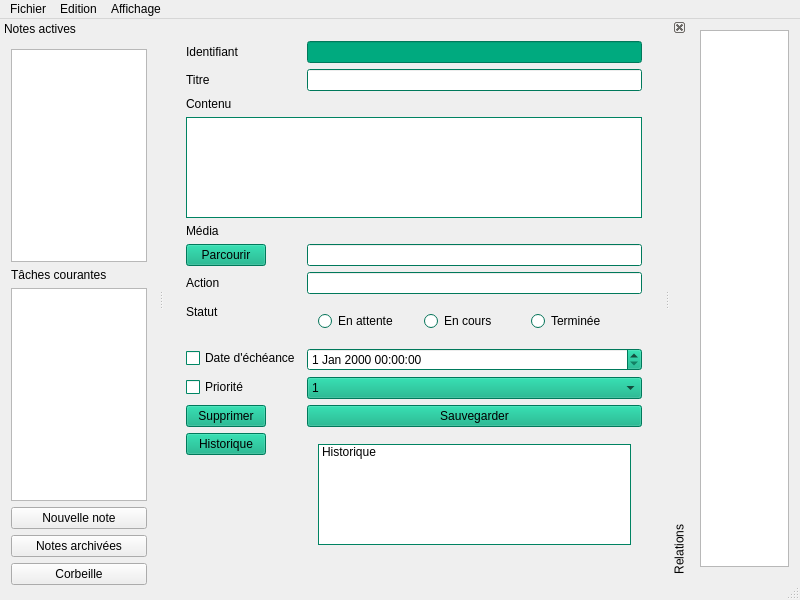
<?xml version="1.0" encoding="UTF-8"?>
<ui version="4.0">
 <class>MainWindow</class>
 <widget class="QMainWindow" name="MainWindow">
  <property name="geometry">
   <rect>
    <x>0</x>
    <y>0</y>
    <width>800</width>
    <height>600</height>
   </rect>
  </property>
  <property name="minimumSize">
   <size>
    <width>800</width>
    <height>600</height>
   </size>
  </property>
  <property name="windowTitle">
   <string>MainWindow</string>
  </property>
  <property name="unifiedTitleAndToolBarOnMac">
   <bool>false</bool>
  </property>
  <widget class="QWidget" name="centralWidget">
   <property name="minimumSize">
    <size>
     <width>500</width>
     <height>558</height>
    </size>
   </property>
   <layout class="QVBoxLayout" name="verticalLayout_3">
    <item>
     <widget class="QWidget" name="visualisation" native="true">
      <property name="palette">
       <palette>
        <active>
         <colorrole role="WindowText">
          <brush brushstyle="SolidPattern">
           <color alpha="255">
            <red>0</red>
            <green>0</green>
            <blue>0</blue>
           </color>
          </brush>
         </colorrole>
         <colorrole role="Button">
          <brush brushstyle="SolidPattern">
           <color alpha="255">
            <red>0</red>
            <green>170</green>
            <blue>127</blue>
           </color>
          </brush>
         </colorrole>
         <colorrole role="Light">
          <brush brushstyle="SolidPattern">
           <color alpha="255">
            <red>0</red>
            <green>255</green>
            <blue>191</blue>
           </color>
          </brush>
         </colorrole>
         <colorrole role="Midlight">
          <brush brushstyle="SolidPattern">
           <color alpha="255">
            <red>0</red>
            <green>212</green>
            <blue>159</blue>
           </color>
          </brush>
         </colorrole>
         <colorrole role="Dark">
          <brush brushstyle="SolidPattern">
           <color alpha="255">
            <red>0</red>
            <green>85</green>
            <blue>63</blue>
           </color>
          </brush>
         </colorrole>
         <colorrole role="Mid">
          <brush brushstyle="SolidPattern">
           <color alpha="255">
            <red>0</red>
            <green>113</green>
            <blue>84</blue>
           </color>
          </brush>
         </colorrole>
         <colorrole role="Text">
          <brush brushstyle="SolidPattern">
           <color alpha="255">
            <red>0</red>
            <green>0</green>
            <blue>0</blue>
           </color>
          </brush>
         </colorrole>
         <colorrole role="BrightText">
          <brush brushstyle="SolidPattern">
           <color alpha="255">
            <red>255</red>
            <green>255</green>
            <blue>255</blue>
           </color>
          </brush>
         </colorrole>
         <colorrole role="ButtonText">
          <brush brushstyle="SolidPattern">
           <color alpha="255">
            <red>0</red>
            <green>0</green>
            <blue>0</blue>
           </color>
          </brush>
         </colorrole>
         <colorrole role="Base">
          <brush brushstyle="SolidPattern">
           <color alpha="255">
            <red>255</red>
            <green>255</green>
            <blue>255</blue>
           </color>
          </brush>
         </colorrole>
         <colorrole role="Window">
          <brush brushstyle="SolidPattern">
           <color alpha="255">
            <red>0</red>
            <green>170</green>
            <blue>127</blue>
           </color>
          </brush>
         </colorrole>
         <colorrole role="Shadow">
          <brush brushstyle="SolidPattern">
           <color alpha="255">
            <red>0</red>
            <green>0</green>
            <blue>0</blue>
           </color>
          </brush>
         </colorrole>
         <colorrole role="AlternateBase">
          <brush brushstyle="SolidPattern">
           <color alpha="255">
            <red>127</red>
            <green>212</green>
            <blue>191</blue>
           </color>
          </brush>
         </colorrole>
         <colorrole role="ToolTipBase">
          <brush brushstyle="SolidPattern">
           <color alpha="255">
            <red>255</red>
            <green>255</green>
            <blue>220</blue>
           </color>
          </brush>
         </colorrole>
         <colorrole role="ToolTipText">
          <brush brushstyle="SolidPattern">
           <color alpha="255">
            <red>0</red>
            <green>0</green>
            <blue>0</blue>
           </color>
          </brush>
         </colorrole>
        </active>
        <inactive>
         <colorrole role="WindowText">
          <brush brushstyle="SolidPattern">
           <color alpha="255">
            <red>0</red>
            <green>0</green>
            <blue>0</blue>
           </color>
          </brush>
         </colorrole>
         <colorrole role="Button">
          <brush brushstyle="SolidPattern">
           <color alpha="255">
            <red>0</red>
            <green>170</green>
            <blue>127</blue>
           </color>
          </brush>
         </colorrole>
         <colorrole role="Light">
          <brush brushstyle="SolidPattern">
           <color alpha="255">
            <red>0</red>
            <green>255</green>
            <blue>191</blue>
           </color>
          </brush>
         </colorrole>
         <colorrole role="Midlight">
          <brush brushstyle="SolidPattern">
           <color alpha="255">
            <red>0</red>
            <green>212</green>
            <blue>159</blue>
           </color>
          </brush>
         </colorrole>
         <colorrole role="Dark">
          <brush brushstyle="SolidPattern">
           <color alpha="255">
            <red>0</red>
            <green>85</green>
            <blue>63</blue>
           </color>
          </brush>
         </colorrole>
         <colorrole role="Mid">
          <brush brushstyle="SolidPattern">
           <color alpha="255">
            <red>0</red>
            <green>113</green>
            <blue>84</blue>
           </color>
          </brush>
         </colorrole>
         <colorrole role="Text">
          <brush brushstyle="SolidPattern">
           <color alpha="255">
            <red>0</red>
            <green>0</green>
            <blue>0</blue>
           </color>
          </brush>
         </colorrole>
         <colorrole role="BrightText">
          <brush brushstyle="SolidPattern">
           <color alpha="255">
            <red>255</red>
            <green>255</green>
            <blue>255</blue>
           </color>
          </brush>
         </colorrole>
         <colorrole role="ButtonText">
          <brush brushstyle="SolidPattern">
           <color alpha="255">
            <red>0</red>
            <green>0</green>
            <blue>0</blue>
           </color>
          </brush>
         </colorrole>
         <colorrole role="Base">
          <brush brushstyle="SolidPattern">
           <color alpha="255">
            <red>255</red>
            <green>255</green>
            <blue>255</blue>
           </color>
          </brush>
         </colorrole>
         <colorrole role="Window">
          <brush brushstyle="SolidPattern">
           <color alpha="255">
            <red>0</red>
            <green>170</green>
            <blue>127</blue>
           </color>
          </brush>
         </colorrole>
         <colorrole role="Shadow">
          <brush brushstyle="SolidPattern">
           <color alpha="255">
            <red>0</red>
            <green>0</green>
            <blue>0</blue>
           </color>
          </brush>
         </colorrole>
         <colorrole role="AlternateBase">
          <brush brushstyle="SolidPattern">
           <color alpha="255">
            <red>127</red>
            <green>212</green>
            <blue>191</blue>
           </color>
          </brush>
         </colorrole>
         <colorrole role="ToolTipBase">
          <brush brushstyle="SolidPattern">
           <color alpha="255">
            <red>255</red>
            <green>255</green>
            <blue>220</blue>
           </color>
          </brush>
         </colorrole>
         <colorrole role="ToolTipText">
          <brush brushstyle="SolidPattern">
           <color alpha="255">
            <red>0</red>
            <green>0</green>
            <blue>0</blue>
           </color>
          </brush>
         </colorrole>
        </inactive>
        <disabled>
         <colorrole role="WindowText">
          <brush brushstyle="SolidPattern">
           <color alpha="255">
            <red>0</red>
            <green>85</green>
            <blue>63</blue>
           </color>
          </brush>
         </colorrole>
         <colorrole role="Button">
          <brush brushstyle="SolidPattern">
           <color alpha="255">
            <red>0</red>
            <green>170</green>
            <blue>127</blue>
           </color>
          </brush>
         </colorrole>
         <colorrole role="Light">
          <brush brushstyle="SolidPattern">
           <color alpha="255">
            <red>0</red>
            <green>255</green>
            <blue>191</blue>
           </color>
          </brush>
         </colorrole>
         <colorrole role="Midlight">
          <brush brushstyle="SolidPattern">
           <color alpha="255">
            <red>0</red>
            <green>212</green>
            <blue>159</blue>
           </color>
          </brush>
         </colorrole>
         <colorrole role="Dark">
          <brush brushstyle="SolidPattern">
           <color alpha="255">
            <red>0</red>
            <green>85</green>
            <blue>63</blue>
           </color>
          </brush>
         </colorrole>
         <colorrole role="Mid">
          <brush brushstyle="SolidPattern">
           <color alpha="255">
            <red>0</red>
            <green>113</green>
            <blue>84</blue>
           </color>
          </brush>
         </colorrole>
         <colorrole role="Text">
          <brush brushstyle="SolidPattern">
           <color alpha="255">
            <red>0</red>
            <green>85</green>
            <blue>63</blue>
           </color>
          </brush>
         </colorrole>
         <colorrole role="BrightText">
          <brush brushstyle="SolidPattern">
           <color alpha="255">
            <red>255</red>
            <green>255</green>
            <blue>255</blue>
           </color>
          </brush>
         </colorrole>
         <colorrole role="ButtonText">
          <brush brushstyle="SolidPattern">
           <color alpha="255">
            <red>0</red>
            <green>85</green>
            <blue>63</blue>
           </color>
          </brush>
         </colorrole>
         <colorrole role="Base">
          <brush brushstyle="SolidPattern">
           <color alpha="255">
            <red>0</red>
            <green>170</green>
            <blue>127</blue>
           </color>
          </brush>
         </colorrole>
         <colorrole role="Window">
          <brush brushstyle="SolidPattern">
           <color alpha="255">
            <red>0</red>
            <green>170</green>
            <blue>127</blue>
           </color>
          </brush>
         </colorrole>
         <colorrole role="Shadow">
          <brush brushstyle="SolidPattern">
           <color alpha="255">
            <red>0</red>
            <green>0</green>
            <blue>0</blue>
           </color>
          </brush>
         </colorrole>
         <colorrole role="AlternateBase">
          <brush brushstyle="SolidPattern">
           <color alpha="255">
            <red>0</red>
            <green>170</green>
            <blue>127</blue>
           </color>
          </brush>
         </colorrole>
         <colorrole role="ToolTipBase">
          <brush brushstyle="SolidPattern">
           <color alpha="255">
            <red>255</red>
            <green>255</green>
            <blue>220</blue>
           </color>
          </brush>
         </colorrole>
         <colorrole role="ToolTipText">
          <brush brushstyle="SolidPattern">
           <color alpha="255">
            <red>0</red>
            <green>0</green>
            <blue>0</blue>
           </color>
          </brush>
         </colorrole>
        </disabled>
       </palette>
      </property>
      <layout class="QGridLayout" name="gridLayout">
       <item row="0" column="1">
        <layout class="QFormLayout" name="formLayout_2">
         <item row="1" column="0">
          <widget class="QLabel" name="visuId">
           <property name="text">
            <string>Identifiant</string>
           </property>
          </widget>
         </item>
         <item row="1" column="1">
          <widget class="QLineEdit" name="editId">
           <property name="enabled">
            <bool>false</bool>
           </property>
           <property name="readOnly">
            <bool>true</bool>
           </property>
          </widget>
         </item>
         <item row="2" column="0">
          <widget class="QLabel" name="visuTitre">
           <property name="text">
            <string>Titre</string>
           </property>
          </widget>
         </item>
         <item row="2" column="1">
          <widget class="QLineEdit" name="editTitre"/>
         </item>
         <item row="3" column="0">
          <widget class="QLabel" name="visuCont">
           <property name="text">
            <string>Contenu</string>
           </property>
          </widget>
         </item>
         <item row="5" column="0" colspan="2">
          <widget class="QTextEdit" name="editTexte"/>
         </item>
         <item row="6" column="0">
          <widget class="QLabel" name="visuMedia">
           <property name="text">
            <string>Média</string>
           </property>
          </widget>
         </item>
         <item row="7" column="0">
          <widget class="QPushButton" name="btnParcourir">
           <property name="text">
            <string>Parcourir</string>
           </property>
          </widget>
         </item>
         <item row="7" column="1">
          <widget class="QLineEdit" name="editMedia"/>
         </item>
         <item row="8" column="0">
          <widget class="QLabel" name="visuAction">
           <property name="text">
            <string>Action</string>
           </property>
          </widget>
         </item>
         <item row="8" column="1">
          <widget class="QLineEdit" name="editAction"/>
         </item>
         <item row="9" column="0">
          <widget class="QLabel" name="visuStatut">
           <property name="text">
            <string>Statut</string>
           </property>
          </widget>
         </item>
         <item row="9" column="1">
          <widget class="QWidget" name="editStatut" native="true">
           <layout class="QHBoxLayout" name="horizontalLayout_2">
            <item>
             <widget class="QRadioButton" name="statutEnAttente">
              <property name="text">
               <string>En attente</string>
              </property>
             </widget>
            </item>
            <item>
             <widget class="QRadioButton" name="statutEnCours">
              <property name="text">
               <string>En cours</string>
              </property>
             </widget>
            </item>
            <item>
             <widget class="QRadioButton" name="statutTermine">
              <property name="text">
               <string>Terminée</string>
              </property>
             </widget>
            </item>
           </layout>
          </widget>
         </item>
         <item row="10" column="0">
          <widget class="QCheckBox" name="visuEcheance">
           <property name="text">
            <string>Date d'échéance</string>
           </property>
          </widget>
         </item>
         <item row="10" column="1">
          <widget class="QDateTimeEdit" name="editEcheance"/>
         </item>
         <item row="11" column="0">
          <widget class="QCheckBox" name="visuPrio">
           <property name="text">
            <string>Priorité</string>
           </property>
          </widget>
         </item>
         <item row="11" column="1">
          <widget class="QComboBox" name="editPrio">
           <item>
            <property name="text">
             <string>1</string>
            </property>
           </item>
           <item>
            <property name="text">
             <string>2</string>
            </property>
           </item>
           <item>
            <property name="text">
             <string>3</string>
            </property>
           </item>
           <item>
            <property name="text">
             <string>4</string>
            </property>
           </item>
           <item>
            <property name="text">
             <string>5</string>
            </property>
           </item>
          </widget>
         </item>
         <item row="13" column="0">
          <widget class="QPushButton" name="btnSuppr">
           <property name="text">
            <string>Supprimer</string>
           </property>
          </widget>
         </item>
         <item row="13" column="1">
          <widget class="QPushButton" name="btnSauver">
           <property name="text">
            <string>Sauvegarder</string>
           </property>
          </widget>
         </item>
         <item row="14" column="0">
          <widget class="QPushButton" name="btnHistorique">
           <property name="text">
            <string>Historique</string>
           </property>
          </widget>
         </item>
         <item row="14" column="1">
          <widget class="QWidget" name="historique" native="true">
           <layout class="QVBoxLayout" name="verticalLayout_2">
            <item>
             <widget class="QListWidget" name="anciennesVersions">
              <item>
               <property name="text">
                <string>Historique</string>
               </property>
              </item>
             </widget>
            </item>
           </layout>
          </widget>
         </item>
        </layout>
       </item>
      </layout>
     </widget>
    </item>
   </layout>
  </widget>
  <widget class="QMenuBar" name="menuBar">
   <property name="geometry">
    <rect>
     <x>0</x>
     <y>0</y>
     <width>800</width>
     <height>20</height>
    </rect>
   </property>
   <widget class="QMenu" name="menuSauvegarder">
    <property name="title">
     <string>Edition</string>
    </property>
    <addaction name="actionSauvegarder"/>
    <addaction name="actionAnnuler"/>
    <addaction name="actionRetablir"/>
   </widget>
   <widget class="QMenu" name="menuAffichage">
    <property name="title">
     <string>Affichage</string>
    </property>
   </widget>
   <widget class="QMenu" name="menuFichier">
    <property name="title">
     <string>Fichier</string>
    </property>
    <addaction name="actionNvlleNote_2"/>
   </widget>
   <addaction name="menuFichier"/>
   <addaction name="menuSauvegarder"/>
   <addaction name="menuAffichage"/>
  </widget>
  <widget class="QStatusBar" name="statusBar"/>
  <widget class="QDockWidget" name="dockNotes_2">
   <property name="minimumSize">
    <size>
     <width>158</width>
     <height>577</height>
    </size>
   </property>
   <property name="features">
    <set>QDockWidget::NoDockWidgetFeatures</set>
   </property>
   <property name="allowedAreas">
    <set>Qt::LeftDockWidgetArea</set>
   </property>
   <property name="windowTitle">
    <string notr="true">Notes actives</string>
   </property>
   <attribute name="dockWidgetArea">
    <number>1</number>
   </attribute>
   <widget class="QWidget" name="dockNotesContent">
    <property name="minimumSize">
     <size>
      <width>100</width>
      <height>558</height>
     </size>
    </property>
    <layout class="QVBoxLayout" name="verticalLayout_4">
     <item>
      <widget class="QListWidget" name="listeNotes"/>
     </item>
     <item>
      <widget class="QLabel" name="visuTaches">
       <property name="text">
        <string>Tâches courantes</string>
       </property>
      </widget>
     </item>
     <item>
      <widget class="QListWidget" name="listeTaches"/>
     </item>
     <item>
      <widget class="QPushButton" name="btnAjouter">
       <property name="text">
        <string>Nouvelle note</string>
       </property>
      </widget>
     </item>
     <item>
      <widget class="QPushButton" name="btnArchive">
       <property name="text">
        <string>Notes archivées</string>
       </property>
      </widget>
     </item>
     <item>
      <widget class="QPushButton" name="btnCorbeille">
       <property name="text">
        <string>Corbeille</string>
       </property>
      </widget>
     </item>
    </layout>
   </widget>
  </widget>
  <widget class="QDockWidget" name="dockRelations_2">
   <property name="minimumSize">
    <size>
     <width>125</width>
     <height>558</height>
    </size>
   </property>
   <property name="features">
    <set>QDockWidget::DockWidgetClosable|QDockWidget::DockWidgetMovable|QDockWidget::DockWidgetVerticalTitleBar</set>
   </property>
   <property name="windowTitle">
    <string>Relations</string>
   </property>
   <attribute name="dockWidgetArea">
    <number>2</number>
   </attribute>
   <widget class="QWidget" name="dockRelationsContents">
    <layout class="QVBoxLayout" name="verticalLayout_5">
     <item>
      <widget class="QListWidget" name="listeRelations"/>
     </item>
    </layout>
   </widget>
  </widget>
  <action name="actionSauvegarder">
   <property name="text">
    <string>Sauvegarder</string>
   </property>
  </action>
  <action name="actionNvlleNote">
   <property name="text">
    <string>Nouvelle note</string>
   </property>
  </action>
  <action name="action">
   <property name="text">
    <string>Annuler (Ctrl-z)</string>
   </property>
  </action>
  <action name="actionAnnuler">
   <property name="text">
    <string>Annuler (Ctrl + Z)</string>
   </property>
  </action>
  <action name="actionRetablir">
   <property name="text">
    <string>Rétablir (Ctrl + Y)</string>
   </property>
  </action>
  <action name="actionNvlleNote_2">
   <property name="text">
    <string>Nouvelle note</string>
   </property>
  </action>
 </widget>
 <layoutdefault spacing="6" margin="11"/>
 <resources/>
 <connections/>
</ui>
